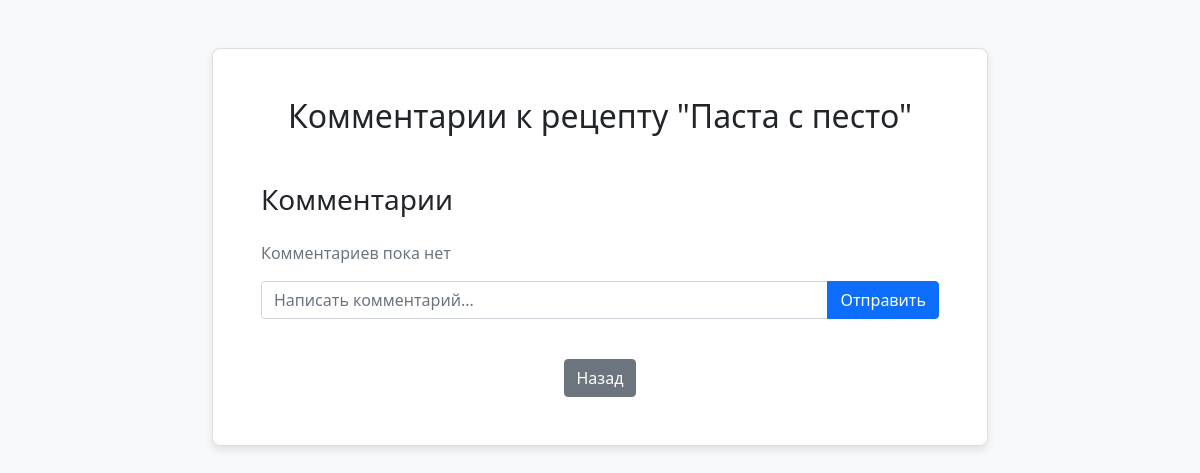
/comments/4, run on an earlier commit of the app's database.
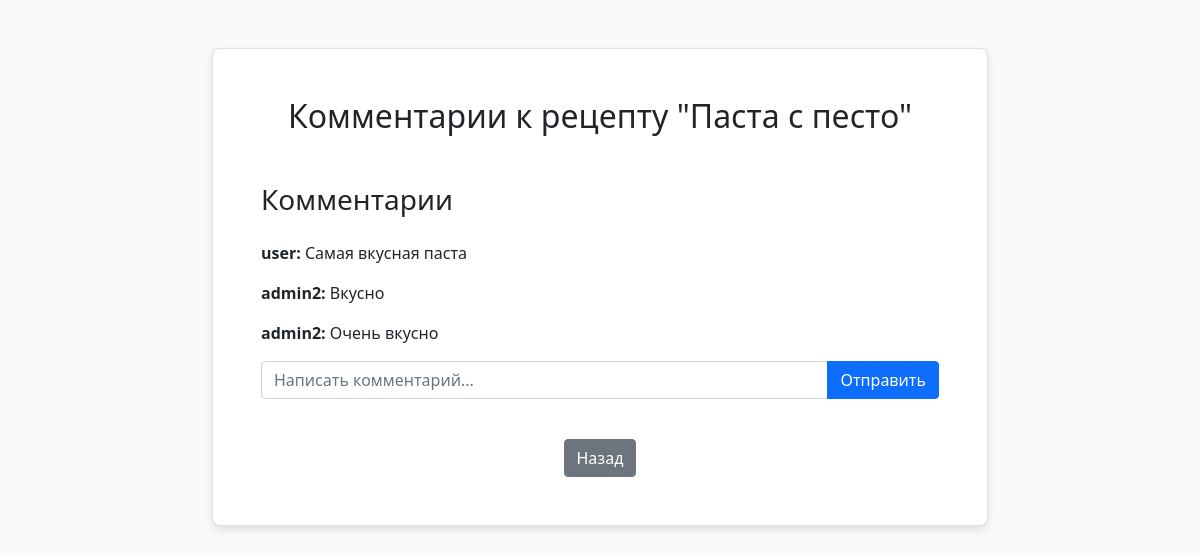
And on a later commit of the database.
### base.py (models this page shows)
class Recipes(SqlAlchemyBase):
    __tablename__ = 'recipes'
    id = sa.Column(sa.Integer,
                   primary_key=True,
                   autoincrement=True,
                   unique=True)
    user_id = sa.Column(sa.Integer,
                        ForeignKey('users.id'),
                        nullable=False)
    title = sa.Column(sa.String(255),
                      nullable=False)
    ingredients = sa.Column(sa.Text,
                            nullable=False)
    description = sa.Column(sa.Text,
                            nullable=False)
    image = sa.Column(sa.String(255),
                      nullable=True)
    user = orm.relationship("Users", back_populates="recipes")
    comments = orm.relationship("Comments",
                                order_by="Comments.id",
                                back_populates="recipe")

class Comments(SqlAlchemyBase):
    __tablename__ = 'comments'
    id = sa.Column(sa.Integer,
                   primary_key=True,
                   autoincrement=True,
                   unique=True)
    recipe_id = sa.Column(sa.Integer,
                          ForeignKey('recipes.id'),
                          nullable=False)
    user_id = sa.Column(sa.Integer,
                        ForeignKey('users.id'),
                        nullable=False)
    text = sa.Column(sa.Text,
                     nullable=False)
    recipe = orm.relationship("Recipes", back_populates="comments")
    user = orm.relationship("Users", back_populates="comments")

class Users(SqlAlchemyBase):
    __tablename__ = 'users'
    id = sa.Column(sa.Integer,
                   primary_key=True,
                   autoincrement=True,
                   unique=True)
    login = sa.Column(sa.String(255),
                      nullable=False,
                      unique=True)
    password = sa.Column(sa.String(255),
                         nullable=False)
    recipes = orm.relationship("Recipes",
                               order_by="Recipes.id",
                               back_populates="user")
    comments = orm.relationship("Comments",
                                order_by="Comments.id",
                                back_populates="user")

### main.py (the view, shortened to what this page needs)
@app.route('/comments/<int:recipe_id>', methods=['GET', 'POST'])
def comments(recipe_id):
    recipe = db_session.query(Recipes).filter_by(id=recipe_id).first()
    if not recipe:
        flash('Рецепт не найден', 'danger')
        return redirect(url_for('main'))
    all_comments = db_session.query(Comments).filter_by(recipe_id=recipe_id).all()
    return render_template('comments.html', recipe=recipe, comments=all_comments)

### templates/comments.html
{% extends "base.html" %}
{% block content %}
<div class="container-fluid px-0">
    <div class="row mx-0 py-5">
        <div class="col-12 col-md-10 col-lg-8 mx-auto">
            <div class="card p-5" style="max-width: 1200px;">
                <h2 class="text-center mb-5">Комментарии к рецепту "{{ recipe.title }}"</h2>
                <h3 class="mb-4">Комментарии</h3>
                {% if comments %}
                {% for comment in comments %}
                <div class="comment mb-3">
                    <strong>{{ comment.user.login }}:</strong> {{ comment.text }}
                </div>
                {% endfor %}
                {% else %}
                <p class="text-muted">Комментариев пока нет</p>
                {% endif %}
                <form method="POST" class="mb-3">
                    <div class="input-group">
                        <input type="text" class="form-control comment-input"
                               name="comment"
                               placeholder="Написать комментарий..."
                               onfocus="if(this.value === 'Написать комментарий...') {this.value = ''}">
                        <button class="btn btn-primary" type="submit">Отправить</button>
                    </div>
                </form>
                <div class="text-center mt-4">
                    <a href="{{ url_for('main') }}" class="btn btn-secondary">Назад</a>
                </div>
            </div>
        </div>
    </div>
</div>
{% endblock %}

### templates/base.html (shortened to what this page needs)
<!DOCTYPE html>
<html lang="ru">
<head>
    <link href="https://cdn.jsdelivr.net/npm/bootstrap@5.1.3/dist/css/bootstrap.min.css" rel="stylesheet">
</head>
<body>
    <div class="d-flex flex-column align-items-center min-vh-100">
        {% block content %}{% endblock %}
    </div>
</body>
</html>

### templates/base.html (style rules this page uses)
body { height: 100vh; background-color: #f8f9fa; }
.card { background-color: white; border-radius: 8px; box-shadow: 0 4px 8px rgba(0,0,0,0.1); max-width: 400px; width: 100%; }
.form-control { border-radius: 4px; }

What changed in the data, as far as the page shows it:
added Comments: user.login "user", text "Самая вкусная паста"
added Comments: user.login "admin2", text "Вкусно"
added Comments: user.login "admin2", text "Очень вкусно"
Also different on the page:
text no longer shown: "Комментариев пока нет"
